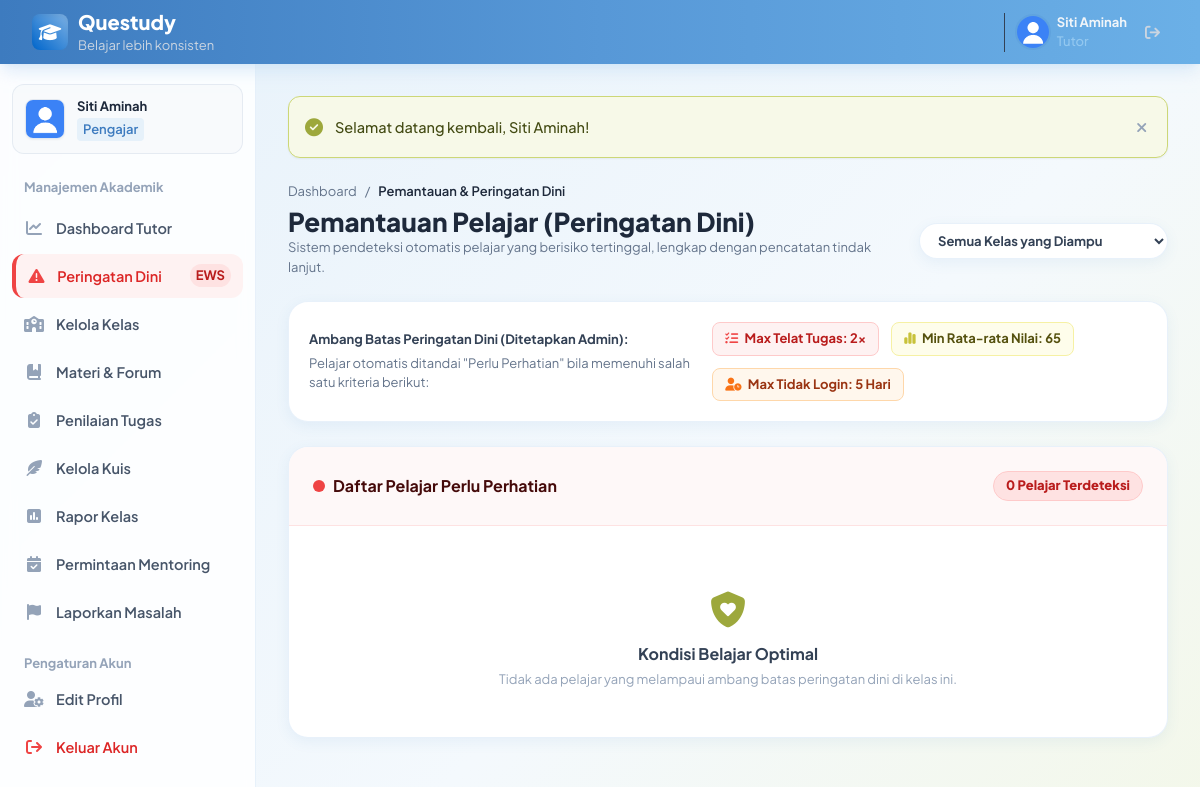
Screenshot of /pengajar/pemantauan.php (signed in) with the database file from the repository.
### tables this page shows
CREATE TABLE `peringatan_dini_aturan` (
  `id_rule` INT AUTO_INCREMENT PRIMARY KEY,
  `max_telat_tugas` INT DEFAULT 2,
  `min_rata_nilai` INT DEFAULT 65,
  `max_hari_tidak_login` INT DEFAULT 5
);

### config/koneksi.php (called while the page is built, shortened)
<?php
function base_url($path = '') {
    $docRoot = str_replace('\\', '/', $_SERVER['DOCUMENT_ROOT'] ?? '');
    $projectDir = str_replace('\\', '/', dirname(__DIR__));
    $relPath = str_replace($docRoot, '', $projectDir);
    $base = '/' . trim($relPath, '/');
    if ($base === '/') {
        $base = '';
    }
    $path = ltrim($path, '/');
    return ($base ? $base . '/' : '/') . $path;
}

### pengajar/pemantauan.php (the view, shortened to what this page needs)
<?php
require_once BASE_PATH . '/config/koneksi.php';
$stmtRule = $conn->query("SELECT * FROM peringatan_dini_aturan LIMIT 1");
$rule = $stmtRule->fetch() ?: ['max_telat_tugas' => 2, 'min_rata_nilai' => 65, 'max_hari_tidak_login' => 5];
$siswaPerluPerhatian = [];
require_once BASE_PATH . '/includes/layout_header.php';
?>
<div class="space-y-1 mb-6">
    <div class="flex items-center gap-2 text-xs text-slate-500">
        <a href="<?= base_url('pengajar/dashboard.php'); ?>" class="hover:text-[#0066CC]">Dashboard</a>
        <span>/</span>
        <span class="text-slate-800 font-semibold">Pemantauan & Peringatan Dini</span>
    </div>
    <div class="flex flex-col sm:flex-row sm:items-center sm:justify-between gap-3">
        <div>
            <h1 class="text-2xl font-extrabold text-slate-800 flex items-center gap-2">
                <span>Pemantauan Pelajar (Peringatan Dini)</span>
            </h1>
            <p class="text-xs text-slate-500">Sistem pendeteksi otomatis pelajar yang berisiko tertinggal, lengkap dengan pencatatan tindak lanjut.</p>
        </div>
        <form action="" method="GET" class="flex items-center gap-2">
            <select name="id_kelas" onchange="this.form.submit()" class="px-3.5 py-2 text-xs font-bold rounded-xl border border-slate-300 bg-white text-slate-700 focus:outline-none focus:ring-2 focus:ring-[#0066CC] shadow-sm">
                <option value="0">Semua Kelas yang Diampu</option>
            </select>
        </form>
    </div>
</div>
<div class="bg-white rounded-xl border border-[#E2E8F0] p-5 shadow-sm mb-6">
    <div class="flex flex-col sm:flex-row sm:items-center justify-between gap-4">
        <div>
            <h3 class="text-xs font-bold text-slate-700 uppercase tracking-wider mb-1">Ambang Batas Peringatan Dini (Ditetapkan Admin):</h3>
            <p class="text-xs text-slate-500">Pelajar otomatis ditandai "Perlu Perhatian" bila memenuhi salah satu kriteria berikut:</p>
        </div>
        <div class="flex flex-wrap items-center gap-3 text-xs font-bold">
            <span class="px-3 py-1.5 rounded-lg bg-red-50 text-red-700 border border-red-200">
                <i class="fa-solid fa-list-check mr-1 text-red-500"></i> Max Telat Tugas: <?= (int)$rule['max_telat_tugas']; ?>x
            </span>
            <span class="px-3 py-1.5 rounded-lg bg-amber-50 text-amber-800 border border-amber-200">
                <i class="fa-solid fa-chart-simple mr-1 text-amber-500"></i> Min Rata-rata Nilai: <?= (int)$rule['min_rata_nilai']; ?>
            </span>
            <span class="px-3 py-1.5 rounded-lg bg-orange-50 text-orange-800 border border-orange-200">
                <i class="fa-solid fa-user-clock mr-1 text-orange-500"></i> Max Tidak Login: <?= (int)$rule['max_hari_tidak_login']; ?> Hari
            </span>
        </div>
    </div>
</div>
<div class="bg-white rounded-xl border border-red-200 shadow-sm overflow-hidden space-y-4">
    <div class="p-6 bg-red-50/50 border-b border-red-100 flex items-center justify-between">
        <div class="flex items-center gap-2">
            <span class="w-3 h-3 rounded-full bg-red-500 animate-ping"></span>
            <h2 class="text-base font-bold text-red-950">Daftar Pelajar Perlu Perhatian</h2>
        </div>
        <span class="px-3 py-1 rounded-full text-xs font-black bg-red-100 text-red-700 border border-red-200">
            <?= count($siswaPerluPerhatian); ?> Pelajar Terdeteksi
        </span>
    </div>
    <?php if (empty($siswaPerluPerhatian)): ?>
        <div class="p-12 text-center text-slate-400">
            <i class="fa-solid fa-shield-heart text-4xl text-emerald-500 mb-3 block"></i>
            <h3 class="text-base font-bold text-slate-700">Kondisi Belajar Optimal</h3>
            <p class="text-xs text-slate-400 mt-1">Tidak ada pelajar yang melampaui ambang batas peringatan dini di kelas ini.</p>
        </div>
    <?php endif; ?>
</div>
<?php require_once BASE_PATH . '/includes/layout_footer.php'; ?>

### includes/layout_header.php (style rules this page uses)
body { font-family: 'Plus Jakarta Sans', sans-serif; background-color: #F4F6F9; }
html { scroll-behavior: smooth; }
body, input, button, select, textarea { font-family: 'Plus Jakarta Sans', sans-serif !important; }
body { font-size: 15px; line-height: 1.6; color: #1E293B; background: linear-gradient(135deg, #E6F1FA 0%, #F4F9FD 55%, #F3F7E4 100%) fixed !important; }
.text-\[10px\], .text-\[11px\], .text-xs { font-size: 13px !important; line-height: 1.5 !important; }
.text-base { font-size: 16px !important; }
.text-2xl { font-size: 26px !important; line-height: 1.25 !important; }
.font-black, .font-extrabold { font-weight: 800 !important; }
.uppercase { text-transform: none !important; letter-spacing: normal !important; }
.tracking-tight, .tracking-wide, .tracking-wider { letter-spacing: normal !important; }
main .bg-white.rounded-xl { border-radius: 20px !important; border-color: rgba(190, 216, 241, .35) !important; box-shadow: 0 4px 14px rgba(61, 123, 191, .08) !important; transition: transform .2s ease, box-shadow .2s ease; }
main input, main select, main textarea { transition: border-color .15s ease, box-shadow .15s ease; }

### rows the page displays
peringatan_dini_aturan: max_telat_tugas "2", min_rata_nilai "65", max_hari_tidak_login "5"

### other values shown
$user_nama "Siti Aminah"
$user_role "Pengajar"
$flash['message'] "Selamat datang kembali, Siti Aminah!"
count($siswaPerluPerhatian) "0"
